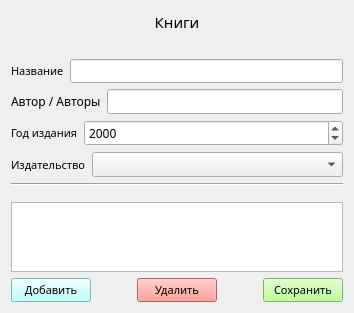
        <widget class="QWidget" name="page_6_for_banker">
         <layout class="QVBoxLayout" name="verticalLayout_14">
          <item>
           <layout class="QHBoxLayout" name="horizontalLayout_17">
            <item>
             <widget class="QLabel" name="label_14">
              <property name="font">
               <font>
                <family>Nunito ExtraBold</family>
                <pointsize>11</pointsize>
                <weight>50</weight>
                <italic>false</italic>
                <bold>false</bold>
               </font>
              </property>
              <property name="styleSheet">
               <string notr="true">font: 11pt &quot;Nunito ExtraBold&quot;;</string>
              </property>
              <property name="text">
               <string>Книги</string>
              </property>
              <property name="alignment">
               <set>Qt::AlignCenter</set>
              </property>
             </widget>
            </item>
           </layout>
          </item>
          <item>
           <spacer name="verticalSpacer_2">
            <property name="orientation">
             <enum>Qt::Vertical</enum>
            </property>
            <property name="sizeType">
             <enum>QSizePolicy::Minimum</enum>
            </property>
            <property name="sizeHint" stdset="0">
             <size>
              <width>20</width>
              <height>20</height>
             </size>
            </property>
           </spacer>
          </item>
          <item>
           <layout class="QVBoxLayout" name="verticalLayout_5">
            <item>
             <layout class="QHBoxLayout" name="horizontalLayout_18" stretch="0,100">
              <item>
               <widget class="QLabel" name="label_15">
                <property name="font">
                 <font>
                  <family>Nunito</family>
                  <pointsize>8</pointsize>
                  <weight>50</weight>
                  <italic>false</italic>
                  <bold>false</bold>
                 </font>
                </property>
                <property name="styleSheet">
                 <string notr="true">
font: 8pt &quot;Nunito&quot;;</string>
                </property>
                <property name="text">
                 <string>Название</string>
                </property>
               </widget>
              </item>
              <item>
               <widget class="QLineEdit" name="dep_name_line">
                <property name="font">
                 <font>
                  <family>Nunito</family>
                  <pointsize>8</pointsize>
                 </font>
                </property>
               </widget>
              </item>
             </layout>
            </item>
            <item>
             <layout class="QHBoxLayout" name="horizontalLayout_20" stretch="0">
              <item>
               <layout class="QHBoxLayout" name="horizontalLayout_4">
                <item>
                 <widget class="QLabel" name="label_4">
                  <property name="font">
                   <font>
                    <family>Nunito</family>
                   </font>
                  </property>
                  <property name="text">
                   <string>Автор / Авторы</string>
                  </property>
                 </widget>
                </item>
                <item>
                 <widget class="QLineEdit" name="percent_line">
                  <property name="font">
                   <font>
                    <family>Nunito</family>
                   </font>
                  </property>
                 </widget>
                </item>
               </layout>
              </item>
             </layout>
            </item>
            <item>
             <layout class="QHBoxLayout" name="horizontalLayout_5">
              <item>
               <widget class="QLabel" name="label_5">
                <property name="font">
                 <font>
                  <family>Nunito</family>
                  <pointsize>8</pointsize>
                 </font>
                </property>
                <property name="text">
                 <string>Год издания</string>
                </property>
               </widget>
              </item>
              <item>
               <widget class="QDateEdit" name="dateEdit">
                <property name="sizePolicy">
                 <sizepolicy hsizetype="Expanding" vsizetype="Fixed">
                  <horstretch>0</horstretch>
                  <verstretch>0</verstretch>
                 </sizepolicy>
                </property>
                <property name="font">
                 <font>
                  <family>Nunito</family>
                 </font>
                </property>
                <property name="displayFormat">
                 <string>yyyy</string>
                </property>
               </widget>
              </item>
             </layout>
            </item>
            <item>
             <layout class="QHBoxLayout" name="horizontalLayout_19" stretch="0,0">
              <item>
               <widget class="QLabel" name="label_18">
                <property name="font">
                 <font>
                  <family>Nunito</family>
                  <pointsize>8</pointsize>
                  <weight>50</weight>
                  <italic>false</italic>
                  <bold>false</bold>
                 </font>
                </property>
                <property name="styleSheet">
                 <string notr="true">font: 8pt &quot;Nunito&quot;;</string>
                </property>
                <property name="text">
                 <string>Издательство</string>
                </property>
               </widget>
              </item>
              <item>
               <widget class="QComboBox" name="comboBox_2">
                <property name="sizePolicy">
                 <sizepolicy hsizetype="Expanding" vsizetype="Fixed">
                  <horstretch>0</horstretch>
                  <verstretch>0</verstretch>
                 </sizepolicy>
                </property>
                <property name="font">
                 <font>
                  <family>Nunito</family>
                 </font>
                </property>
               </widget>
              </item>
             </layout>
            </item>
           </layout>
          </item>
          <item>
           <widget class="Line" name="line_2">
            <property name="orientation">
             <enum>Qt::Horizontal</enum>
            </property>
           </widget>
          </item>
          <item>
           <spacer name="verticalSpacer_10">
            <property name="orientation">
             <enum>Qt::Vertical</enum>
            </property>
            <property name="sizeType">
             <enum>QSizePolicy::Minimum</enum>
            </property>
            <property name="sizeHint" stdset="0">
             <size>
              <width>20</width>
              <height>10</height>
             </size>
            </property>
           </spacer>
          </item>
          <item>
           <widget class="QTableWidget" name="table_books">
            <property name="sizeAdjustPolicy">
             <enum>QAbstractScrollArea::AdjustToContents</enum>
            </property>
            <attribute name="horizontalHeaderStretchLastSection">
             <bool>true</bool>
            </attribute>
           </widget>
          </item>
          <item>
           <layout class="QHBoxLayout" name="horizontalLayout_21">
            <item>
             <widget class="QPushButton" name="add_dep">
              <property name="font">
               <font>
                <family>Nunito</family>
                <pointsize>8</pointsize>
               </font>
              </property>
              <property name="styleSheet">
               <string notr="true">background-color: rgb(170, 255, 255);</string>
              </property>
              <property name="text">
               <string>Добавить</string>
              </property>
             </widget>
            </item>
            <item>
             <spacer name="horizontalSpacer_14">
              <property name="orientation">
               <enum>Qt::Horizontal</enum>
              </property>
              <property name="sizeType">
               <enum>QSizePolicy::Fixed</enum>
              </property>
              <property name="sizeHint" stdset="0">
               <size>
                <width>40</width>
                <height>20</height>
               </size>
              </property>
             </spacer>
            </item>
            <item>
             <widget class="QPushButton" name="delete_dep">
              <property name="font">
               <font>
                <family>Nunito</family>
                <pointsize>8</pointsize>
               </font>
              </property>
              <property name="styleSheet">
               <string notr="true">background-color: rgb(255, 135, 124);</string>
              </property>
              <property name="text">
               <string>Удалить</string>
              </property>
             </widget>
            </item>
            <item>
             <spacer name="horizontalSpacer_15">
              <property name="orientation">
               <enum>Qt::Horizontal</enum>
              </property>
              <property name="sizeType">
               <enum>QSizePolicy::Fixed</enum>
              </property>
              <property name="sizeHint" stdset="0">
               <size>
                <width>40</width>
                <height>20</height>
               </size>
              </property>
             </spacer>
            </item>
            <item>
             <widget class="QPushButton" name="save_dep">
              <property name="font">
               <font>
                <family>Nunito</family>
                <pointsize>8</pointsize>
                <weight>50</weight>
                <italic>false</italic>
                <bold>false</bold>
               </font>
              </property>
              <property name="styleSheet">
               <string notr="true">background-color: rgb(170, 255, 127);</string>
              </property>
              <property name="text">
               <string>Сохранить</string>
              </property>
             </widget>
            </item>
           </layout>
          </item>
         </layout>
        </widget>
